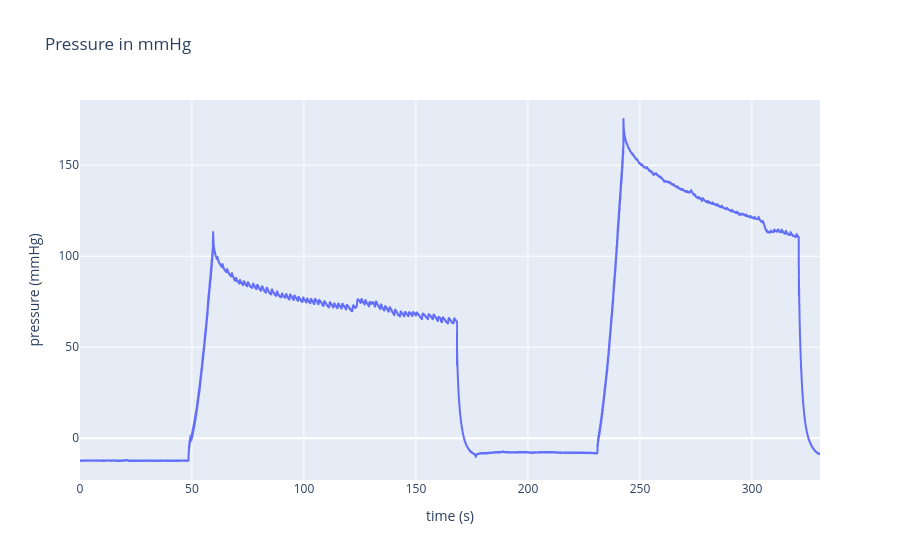

Write notebook code for a chart like this one.
### Code cell
df = plot_pressure('data/2025-11-25_18h08.csv', convert_with_atm=True)

### Figure 1 — Plotly figure (JSON) as saved in the notebook; plotly's stock layout.template omitted (floating-point values rounded to 4 significant figures; data arrays with more than 128 entries replaced by an {"elided": "..."} marker saying what was removed)
{"data": [{"hovertemplate": "time (s)=%{x}<br>pressure (mmHg)=%{y}<extra></extra>", "legendgroup": "", "line": {"color": "#636efa", "dash": "solid"}, "marker": {"symbol": "circle"}, "mode": "lines", "name": "", "showlegend": false, "type": "scattergl", "x": {"elided": "19822 float values"}, "xaxis": "x", "y": {"elided": "19822 float values"}, "yaxis": "y"}], "layout": {"legend": {"tracegroupgap": 0}, "title": {"text": "Pressure in mmHg"}, "xaxis": {"anchor": "y", "domain": [0, 1], "title": {"text": "time (s)"}}, "yaxis": {"anchor": "x", "domain": [0, 1], "title": {"text": "pressure (mmHg)"}}}}
